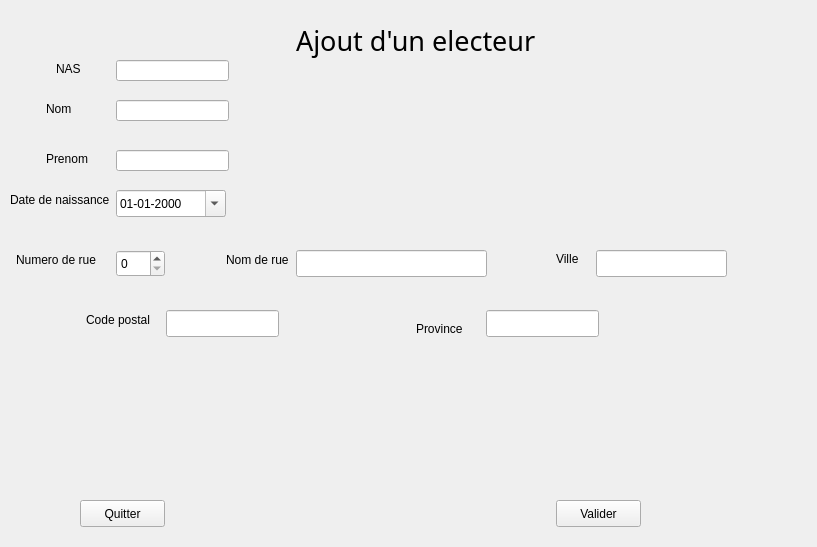
<?xml version="1.0" encoding="UTF-8"?>
<ui version="4.0">
 <class>ElecteurInterfaceClass</class>
 <widget class="QWidget" name="ElecteurInterfaceClass">
  <property name="geometry">
   <rect>
    <x>0</x>
    <y>0</y>
    <width>817</width>
    <height>547</height>
   </rect>
  </property>
  <property name="windowTitle">
   <string>ElecteurInterface</string>
  </property>
  <widget class="QLineEdit" name="lineEdit_nase">
   <property name="geometry">
    <rect>
     <x>116</x>
     <y>60</y>
     <width>113</width>
     <height>21</height>
    </rect>
   </property>
  </widget>
  <widget class="QLineEdit" name="lineEdit_prenome">
   <property name="geometry">
    <rect>
     <x>116</x>
     <y>150</y>
     <width>113</width>
     <height>21</height>
    </rect>
   </property>
  </widget>
  <widget class="QLineEdit" name="lineEdit_codee">
   <property name="geometry">
    <rect>
     <x>166</x>
     <y>310</y>
     <width>113</width>
     <height>27</height>
    </rect>
   </property>
  </widget>
  <widget class="QLabel" name="label_2">
   <property name="geometry">
    <rect>
     <x>46</x>
     <y>100</y>
     <width>55</width>
     <height>17</height>
    </rect>
   </property>
   <property name="text">
    <string>Nom</string>
   </property>
  </widget>
  <widget class="QLabel" name="label_8">
   <property name="geometry">
    <rect>
     <x>556</x>
     <y>250</y>
     <width>55</width>
     <height>17</height>
    </rect>
   </property>
   <property name="text">
    <string>Ville</string>
   </property>
  </widget>
  <widget class="QLineEdit" name="lineEdit_villee">
   <property name="geometry">
    <rect>
     <x>596</x>
     <y>250</y>
     <width>131</width>
     <height>27</height>
    </rect>
   </property>
  </widget>
  <widget class="QLineEdit" name="lineEdit_nome">
   <property name="geometry">
    <rect>
     <x>116</x>
     <y>100</y>
     <width>113</width>
     <height>21</height>
    </rect>
   </property>
  </widget>
  <widget class="QLineEdit" name="lineEdit_nomruee">
   <property name="geometry">
    <rect>
     <x>296</x>
     <y>250</y>
     <width>191</width>
     <height>27</height>
    </rect>
   </property>
  </widget>
  <widget class="QPushButton" name="pushButton_valideElecteur">
   <property name="geometry">
    <rect>
     <x>556</x>
     <y>500</y>
     <width>85</width>
     <height>27</height>
    </rect>
   </property>
   <property name="text">
    <string>Valider</string>
   </property>
  </widget>
  <widget class="QDateEdit" name="dateEdite">
   <property name="geometry">
    <rect>
     <x>116</x>
     <y>190</y>
     <width>110</width>
     <height>27</height>
    </rect>
   </property>
   <property name="maximumDateTime">
    <datetime>
     <hour>23</hour>
     <minute>59</minute>
     <second>59</second>
     <year>7931</year>
     <month>12</month>
     <day>20</day>
    </datetime>
   </property>
   <property name="maximumDate">
    <date>
     <year>7931</year>
     <month>12</month>
     <day>20</day>
    </date>
   </property>
   <property name="currentSection">
    <enum>QDateTimeEdit::DaySection</enum>
   </property>
   <property name="displayFormat">
    <string>dd-MM-yyyy</string>
   </property>
   <property name="calendarPopup">
    <bool>true</bool>
   </property>
  </widget>
  <widget class="QLabel" name="label_9">
   <property name="geometry">
    <rect>
     <x>86</x>
     <y>310</y>
     <width>91</width>
     <height>20</height>
    </rect>
   </property>
   <property name="text">
    <string>Code postal</string>
   </property>
  </widget>
  <widget class="QLabel" name="label_10">
   <property name="geometry">
    <rect>
     <x>416</x>
     <y>320</y>
     <width>55</width>
     <height>17</height>
    </rect>
   </property>
   <property name="text">
    <string>Province</string>
   </property>
  </widget>
  <widget class="QLineEdit" name="lineEdit_prove">
   <property name="geometry">
    <rect>
     <x>486</x>
     <y>310</y>
     <width>113</width>
     <height>27</height>
    </rect>
   </property>
  </widget>
  <widget class="QLabel" name="label_3">
   <property name="geometry">
    <rect>
     <x>46</x>
     <y>150</y>
     <width>55</width>
     <height>17</height>
    </rect>
   </property>
   <property name="text">
    <string>Prenom</string>
   </property>
  </widget>
  <widget class="QLabel" name="label_6">
   <property name="geometry">
    <rect>
     <x>10</x>
     <y>190</y>
     <width>111</width>
     <height>20</height>
    </rect>
   </property>
   <property name="text">
    <string>Date de naissance</string>
   </property>
  </widget>
  <widget class="QLabel" name="label">
   <property name="geometry">
    <rect>
     <x>56</x>
     <y>60</y>
     <width>55</width>
     <height>17</height>
    </rect>
   </property>
   <property name="text">
    <string>NAS</string>
   </property>
  </widget>
  <widget class="QLabel" name="label_7">
   <property name="geometry">
    <rect>
     <x>226</x>
     <y>250</y>
     <width>91</width>
     <height>20</height>
    </rect>
   </property>
   <property name="text">
    <string>Nom de rue</string>
   </property>
  </widget>
  <widget class="QLabel" name="label_11">
   <property name="geometry">
    <rect>
     <x>296</x>
     <y>10</y>
     <width>951</width>
     <height>61</height>
    </rect>
   </property>
   <property name="font">
    <font>
     <family>Noto Sans</family>
     <pointsize>20</pointsize>
    </font>
   </property>
   <property name="text">
    <string>Ajout d'un electeur</string>
   </property>
  </widget>
  <widget class="QSpinBox" name="spinBox_numruee">
   <property name="geometry">
    <rect>
     <x>116</x>
     <y>250</y>
     <width>49</width>
     <height>27</height>
    </rect>
   </property>
   <property name="maximum">
    <number>99999</number>
   </property>
  </widget>
  <widget class="QLabel" name="label_4">
   <property name="geometry">
    <rect>
     <x>16</x>
     <y>250</y>
     <width>91</width>
     <height>20</height>
    </rect>
   </property>
   <property name="text">
    <string>Numero de rue</string>
   </property>
  </widget>
  <widget class="QPushButton" name="QuitterBouton">
   <property name="geometry">
    <rect>
     <x>80</x>
     <y>500</y>
     <width>85</width>
     <height>27</height>
    </rect>
   </property>
   <property name="text">
    <string>Quitter</string>
   </property>
  </widget>
 </widget>
 <layoutdefault spacing="6" margin="11"/>
 <resources/>
 <connections>
  <connection>
   <sender>QuitterBouton</sender>
   <signal>clicked()</signal>
   <receiver>ElecteurInterfaceClass</receiver>
   <slot>close()</slot>
   <hints>
    <hint type="sourcelabel">
     <x>122</x>
     <y>513</y>
    </hint>
    <hint type="destinationlabel">
     <x>408</x>
     <y>273</y>
    </hint>
   </hints>
  </connection>
 </connections>
</ui>
